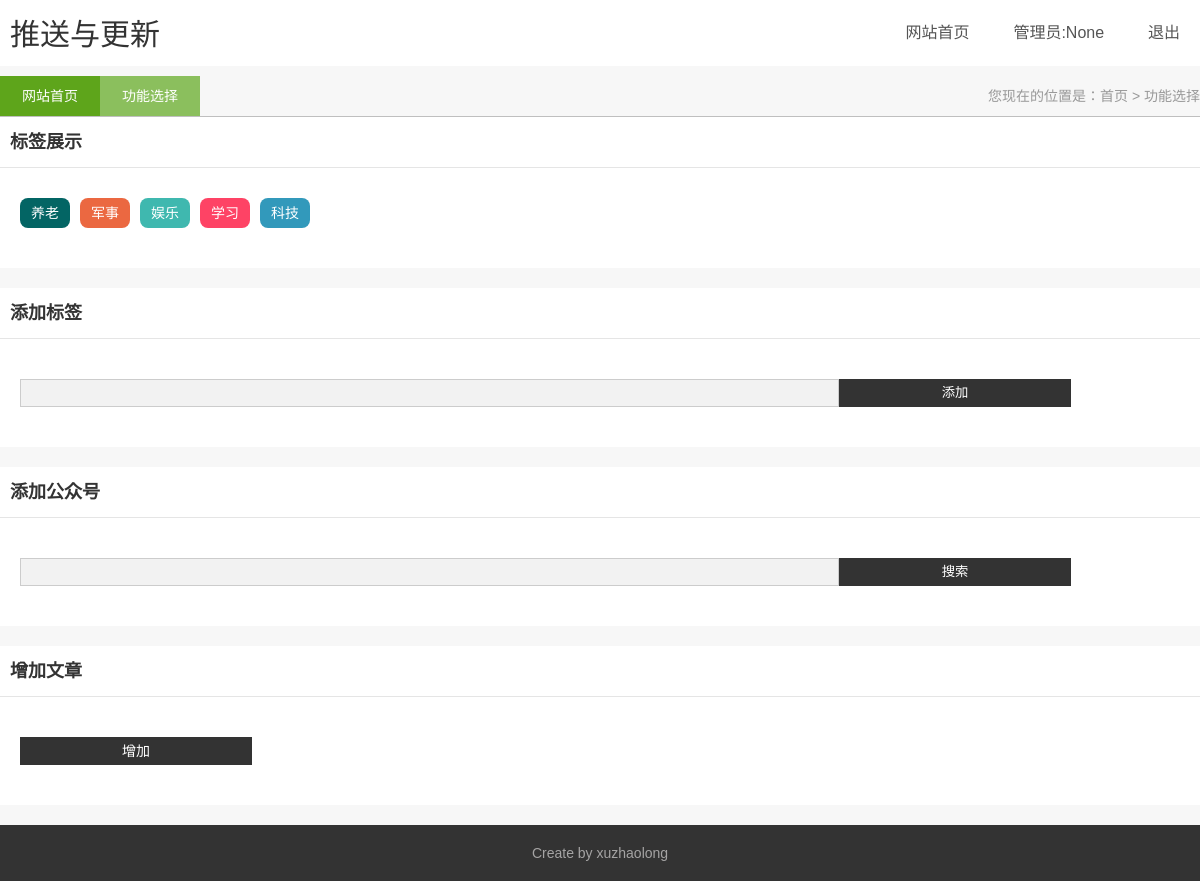
Page /function/ (signed in) on the committed database.
### homepage/models.py (models this page shows, shortened)
class Category (models.Model):
    sort = models.CharField(max_length=50)
    sort_EN = models.CharField(max_length=50,null=True,blank=True)
    temp2 = models.CharField(max_length=50,null=True,blank=True)
    temp3 = models.CharField(max_length=50,null=True,blank=True)

### tool/auth_login.py (the view)
    def wrapper(*args,**kwargs):
        if args[0].session.get('is_login', None):
           return func(*args,**kwargs)
        else:
          return  redirect('/manage/')

### adminpage/views.py (called while the page is built, shortened)
@is_login
def function(request):
   account=request.session.get('account')
   categorys=Category.objects.all()
   return  render(request,'adminpage/function.html',locals())

### homepage/templatetags/homepage_tag.py (called while the page is built)
@register.simple_tag
def get_sort():
    a=Category.objects.all()
    return a

### tool/auth_login.py (called while the page is built)
def is_login(func):
    def wrapper(*args,**kwargs):
        if args[0].session.get('is_login', None):
           return func(*args,**kwargs)
        else:
          return  redirect('/manage/')
    return  wrapper

### templates/adminpage/function.html (shortened to what this page needs)
<!doctype html>
{% load staticfiles %}
{% load homepage_tag %}
<html>
<head>
<link href="{% static 'homepage/css/base.css' %}" rel="stylesheet">
<link href="{% static 'homepage/css/index.css' %}" rel="stylesheet">
<link href="{% static 'homepage/css/m.css' %}" rel="stylesheet">
</head>
<body>
<header>
  <div class="tophead">
    <div class="logo"><a href="/">推送与更新</a></div>
    <nav class="topnav" id="topnav">
      <ul>
        <li><a href="{% url  "test" %}">网站首页</a></li>
          <li><a >管理员:{{ account }}</a></li>
         <li><a  href="{% url  "logout" %}">退出</a></li>
      </ul>
    </nav>
  </div>
</header>
<article>
  <h1 class="t_nav"><span>您现在的位置是：首页 > 功能选择</span><a href="/" class="n1">网站首页</a><a href="/" class="n2">功能选择</a></h1>
<div class="lmnav">
       <div class="cloud">
      <h2 class="hometitle">标签展示</h2>
             {% get_sort as sort_list %}
             <ul id="evrysort">
            {% for sort in sort_list %}
                <a >{{ sort.sort }}</a>
            {% empty %}
              <div class="no-post">暂时还没有标签！</div>
            {% endfor %}
             </ul>
    </div>
      </div>
              <div class="lmnav">
              <h2 class="hometitle">添加标签</h2>
               <div class="search">
                    <input name="cloudname" id="cloudname" class="input_text" value="" style="color: rgb(153, 153, 153);"  type="text">
                    <input name="cloudbtn"   id="addcloudid" class="input_submit" value="添加"  type="button">
              </div>
              </div>
       <div class="lmnav">
      <h2 class="hometitle"> 添加公众号</h2>
       <div class="search">
      <form action="/function/seachgzh/" method="post" name="addgzhform" id="addgzhform">{% csrf_token %}
    <input name="gzhname" id="gzhname" class="input_text" value="" style="color: rgb(153, 153, 153);"  type="text">
    <input name="Submit" class="input_submit" value="搜索" type="submit">
     </form>
      </div>
 </div>
<div class="lmnav">
      <h2 class="hometitle" > 增加文章</h2>
       <div class="search" >
           <a href="{% url 'addcontent' %}" name="Submit" class="input_submit" value="增加" style="text-align: center">增加</a>
      </div>
 </div>
</article>
<footer>
    <p>Create by <a >xuzhaolong</a> <a href="/"></a></p>
</footer>
</body>
</html>

### homepage/static/homepage/css/base.css (style rules this page uses)
* { margin: 0; padding: 0 }
body { font: 14px "΢���ź�", Arial, Helvetica, sans-serif; color: #555; background:#f7f7f7; }
ul, li { list-style: none; }
a { text-decoration: none; color: #555 }
header { width: 100%; background: rgba(255,255,255,1); }
article { overflow: hidden }
.tophead { width: 1200px; margin: 0 auto 10px; overflow: hidden; }
.logo { float: left; overflow: hidden; font-size: 30px; margin-top: 10px; margin-left: 10px }
.logo a { color: #333 }
.topnav { overflow: hidden; margin: 10px 0; }
nav { color: #999; line-height: 32px; }
nav ul { text-align: right; }
nav ul li { display: inline; font-size: 16px; padding: 10px 20px; height: 46px; line-height: 46px; }
footer { width: 100%; background: #333; color: #a5a4a4; text-align: center; padding: 20px 0; }
footer a { color: #a5a4a4 }
h1.t_nav span { float: right; color: #999 }
h1.t_nav { border-bottom: #bfbfbf 1px solid; font-size: 14px; font-weight: normal; line-height: 40px; width: 100%; overflow: hidden }
h1.t_nav a { width: 100px; display: block; text-align: center; color: #fff; float: left }
.n1 { background: #5EA51B; }
.n2 { background: #8BBF5D; }

### homepage/static/homepage/css/index.css (style rules this page uses)
article { width: 1200px; margin: auto }
.search { background: #FFF; overflow: hidden; padding: 20px; margin: 20px 0 }
.input_text { padding-left: 5px; border: 1px solid #ccc; width: 70%; height: 26px; line-height: 26px; background-color: #f2f2f2; float: left; }
.input_submit { background-color: #333; color: #FFF; float: left; width: 20%; border: none; cursor: pointer; height: 28px; line-height: 28px; }
.cloud { width: 100%; clear: both; overflow: hidden; background: #fff; margin-bottom: 20px }
.cloud ul { padding: 20px; overflow: hidden; }
.cloud ul a { line-height: 24px; height: 24px; display: block; background: #999; float: left; padding: 3px 11px; margin: 10px 10px 0 0; border-radius: 8px; -moz-transition: all 0.5s; -webkit-transition: all 0.5s; -o-transition: all 0.5s; transition: all 0.5s; color: #FFF }
.cloud ul a:nth-child(8n-7) { background: #8A9B0F }
.cloud ul a:nth-child(8n-6) { background: #EB6841 }
.cloud ul a:nth-child(8n-5) { background: #3FB8AF }
.cloud ul a:nth-child(8n-4) { background: #FE4365 }
.cloud ul a:nth-child(8n-3) { background: #FC9D9A }
.cloud ul a:first-child { background: #036564 }
.cloud ul a:last-child { background: #3299BB }
.hometitle { padding: 0 10px; line-height: 50px; height: 50px; font-size: 18px; border-bottom: 1px solid #e5e5e5; color: #333; position: relative }
.hometitle:after { content: ''; position: absolute; height: 2px; width: 0; right: inherit; top: inherit; left: 0; bottom: -1px; background: #333; transition: 2s ease all; }
.lmnav { background: #FFF; overflow: hidden; margin-bottom: 20px }

### rows in the picture
Category: sort "养老"
Category: sort "军事"
Category: sort "娱乐"
Category: sort "学习"
Category: sort "科技"

### other values in the picture
{{ account }} "None"
